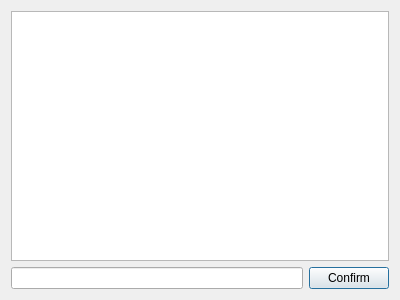
<?xml version="1.0" encoding="UTF-8"?>
<ui version="4.0">
 <class>TerminalController</class>
 <widget class="QDialog" name="TerminalController">
  <property name="geometry">
   <rect>
    <x>0</x>
    <y>0</y>
    <width>400</width>
    <height>300</height>
   </rect>
  </property>
  <property name="windowTitle">
   <string>Dialog</string>
  </property>
  <layout class="QGridLayout" name="gridLayout">
   <item row="1" column="0">
    <widget class="QLineEdit" name="lineEdit"/>
   </item>
   <item row="1" column="1">
    <widget class="QPushButton" name="pushButton_confirm">
     <property name="text">
      <string>Confirm</string>
     </property>
    </widget>
   </item>
   <item row="0" column="0" colspan="2">
    <widget class="QTextEdit" name="textEdit"/>
   </item>
  </layout>
 </widget>
 <resources/>
 <connections/>
</ui>
